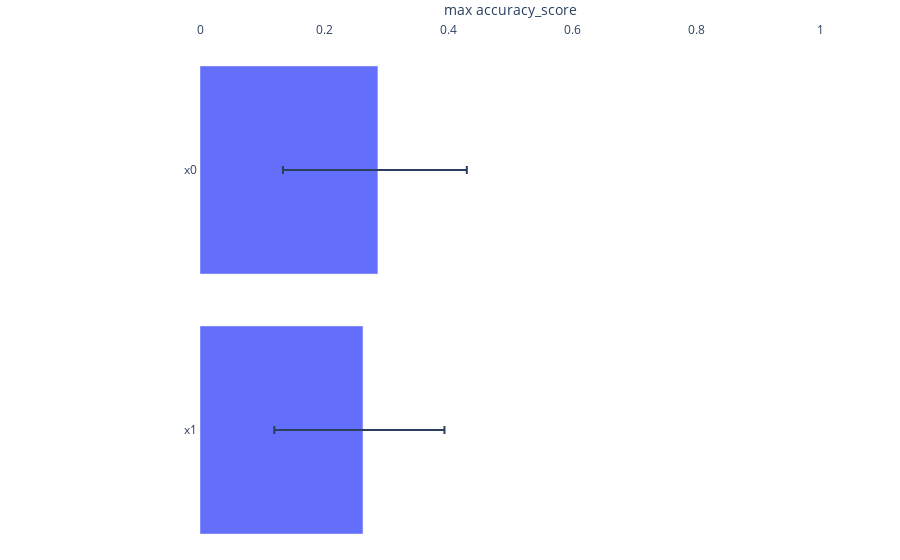

The cell this chart's notebook holds for it:
### Code cell
explainer.plot_performance_ranking(X, y_test, y_pred, metrics.accuracy_score, "max", inline=True, conf_level=0.25)

### Figure 1 — Plotly figure (JSON) as saved in the notebook; plotly's stock layout.template omitted (floating-point values rounded to 4 significant figures)
{"data": [{"error_x": {"array": [0.1314, 0.1435], "arrayminus": [0.143, 0.1531], "symmetric": false, "type": "data"}, "hoverinfo": "x", "orientation": "h", "type": "bar", "x": [0.2629, 0.2869], "y": ["x1", "x0"]}], "layout": {"margin": {"b": 0, "l": 200, "t": 40}, "plot_bgcolor": "white", "xaxis": {"fixedrange": true, "range": [0, 1], "showline": true, "side": "top", "title": {"text": "max accuracy_score"}, "zeroline": false}, "yaxis": {"fixedrange": true, "showline": true, "zeroline": false}}}
